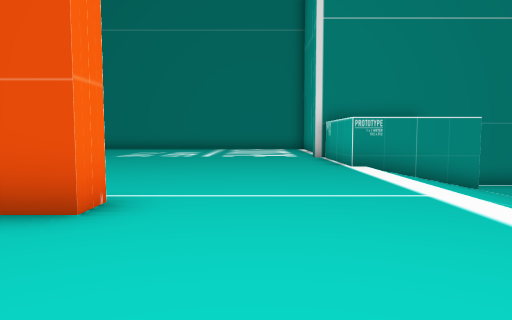
View 1 (above)

20 first-person views from a walk through a Unity game level. The camera is 1.5 m above the floor, tilts 4° down and sees 70° across. The floor is counted in squares, 2 m on a side. Each view is taken from the middle of a square. On the plan, view 1 faces up. The plan holds only what a view shows up to about 11 squares ahead; the rest is blank. The place goes on beyond the plan. The player is left out.

View 2
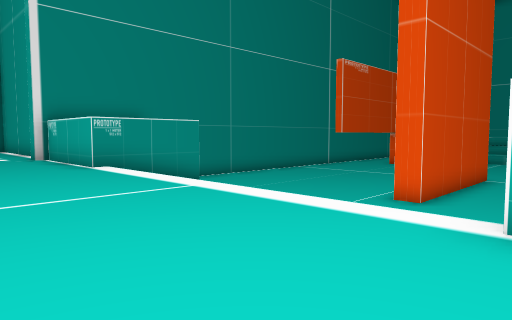

View 3
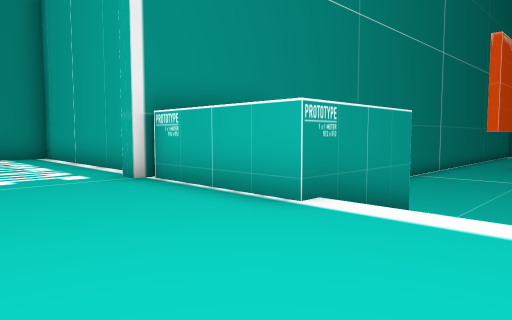

View 4
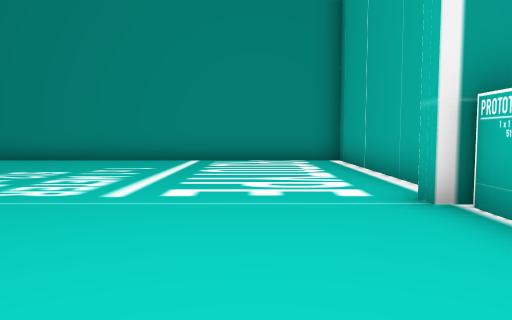

View 5
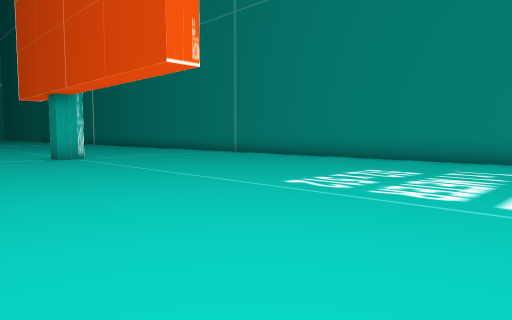

View 6
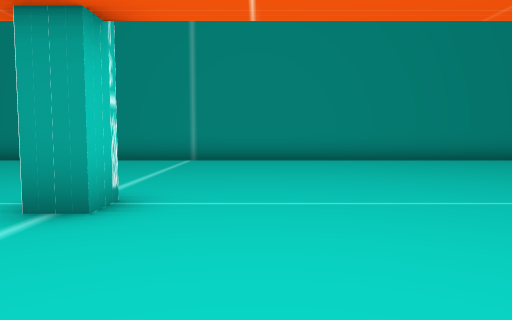

View 7
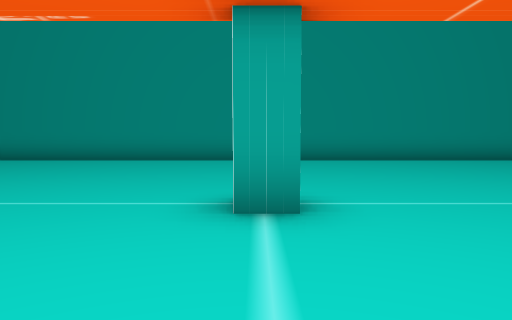

View 8
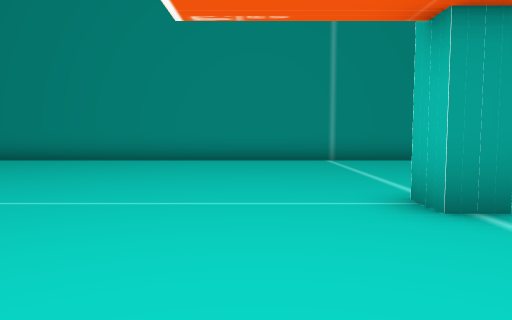

View 9
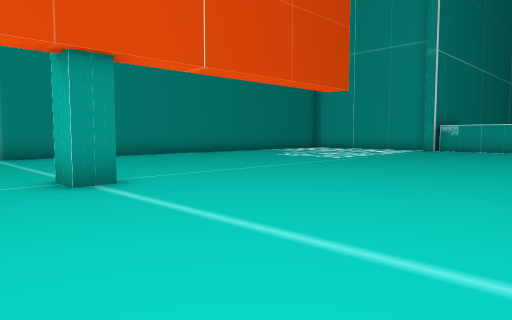

View 10
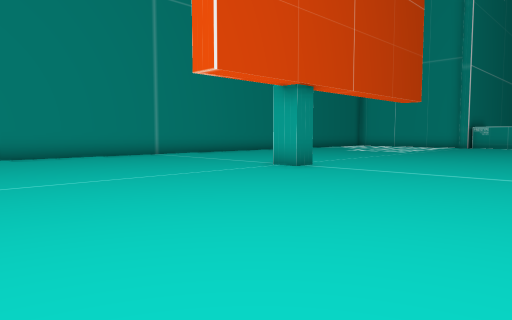

View 11
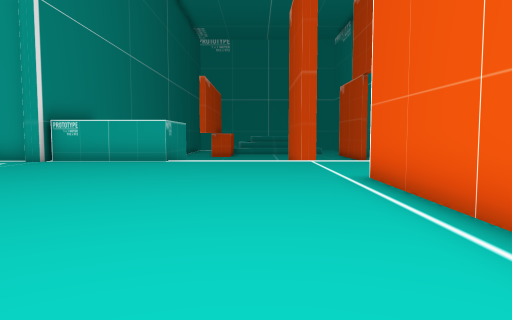

View 12
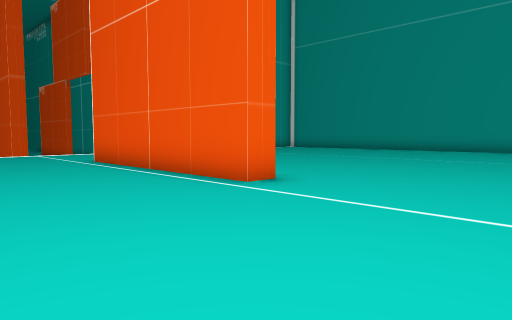

View 13
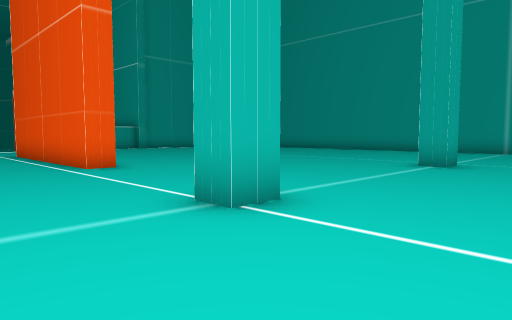

View 14
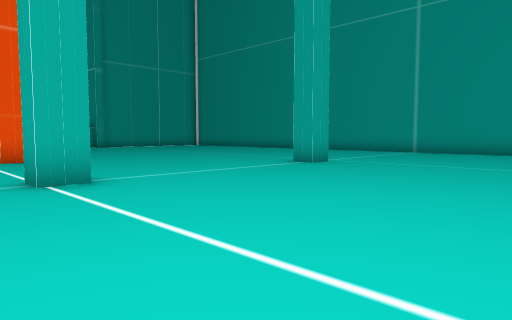

View 15
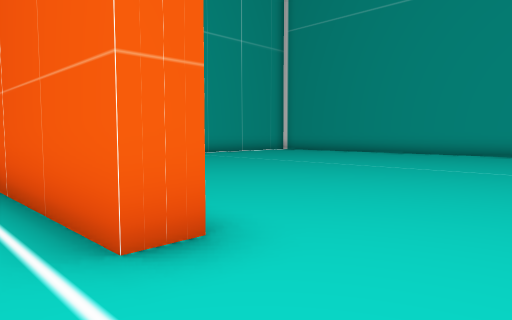

View 16
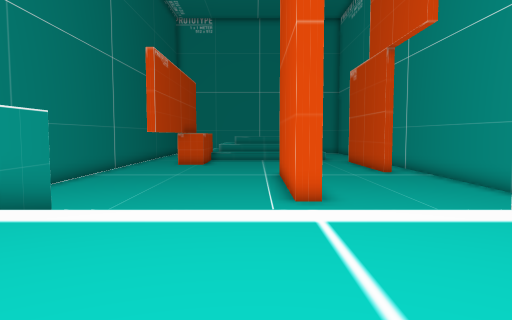

View 17
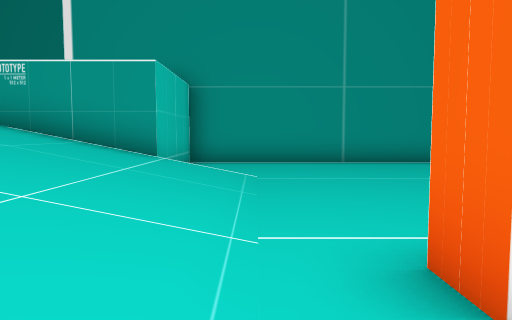

View 18
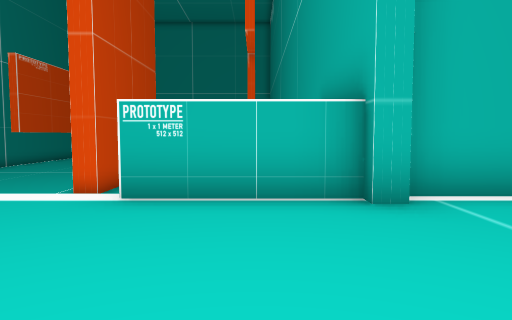

View 19
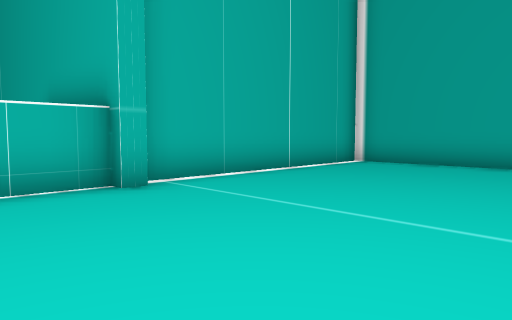

View 20
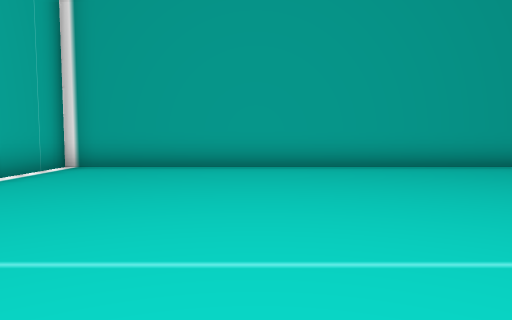

### Floor plan
Key: @ floor where view 1 was taken; # wall or solid block; . main floor; - floor 1.75 m lower than the main floor; / step, stairs or slope.
Columns run from 20 left of view 1 to 10 right of it. Each row starts with its distance up from view 1.
 19 ########################
 18 .......................#
 17 .......................#
 16 .......................#
 15 .......................#
 14  ......................#
 13  ......................#
 12  ......#..............#########
 11  ......................###-----
 10  ......................###-----
  9 .......................###-----
  8 .......................////----
  7  ......................////----
  6 .......................////----
  5   .....................////----
  4  ......#.....######..../ //-###
  3  .............    ...../  /----
  2   .............   ...../  /----
  1   ...............  ..../   ----
  0   ................ .@..#   ----
 -1   .....................#   ----
 -2   .....#...............#     --
 -3    ...................##     ##
 -4    ...... .............#
 -5    .....    ...........#
 -6    ..       ...........#
 -7             ...........#
 -8             ...........#
 -9             ...........#
-10             ############

Where each view was taken, in squares from view 1:
view 1: 0 up, 0 right, facing up
view 2: 0 up, 1 left, facing up-right
view 3: 6 up, 1 left, facing up-right
view 4: 8 up, 0 right, facing up
view 5: 8 up, 1 left, facing up-left
view 6: 8 up, 11 left, facing up
view 7: 8 up, 13 left, facing up
view 8: 8 up, 15 left, facing up
view 9: 6 up, 15 left, facing up-right
view 10: 6 up, 20 left, facing up-right
view 11: 6 up, 8 left, facing right
view 12: 8 up, 12 left, facing down-right
view 13: 7 up, 16 left, facing down-right
view 14: 6 up, 19 left, facing down-right
view 15: 5 up, 10 left, facing down-right
view 16: 5 up, 1 left, facing right
view 17: 2 up, 7 right, facing up
view 18: 1 down, 2 left, facing right
view 19: 0 up, 3 left, facing down-right
view 20: 1 down, 2 left, facing down
